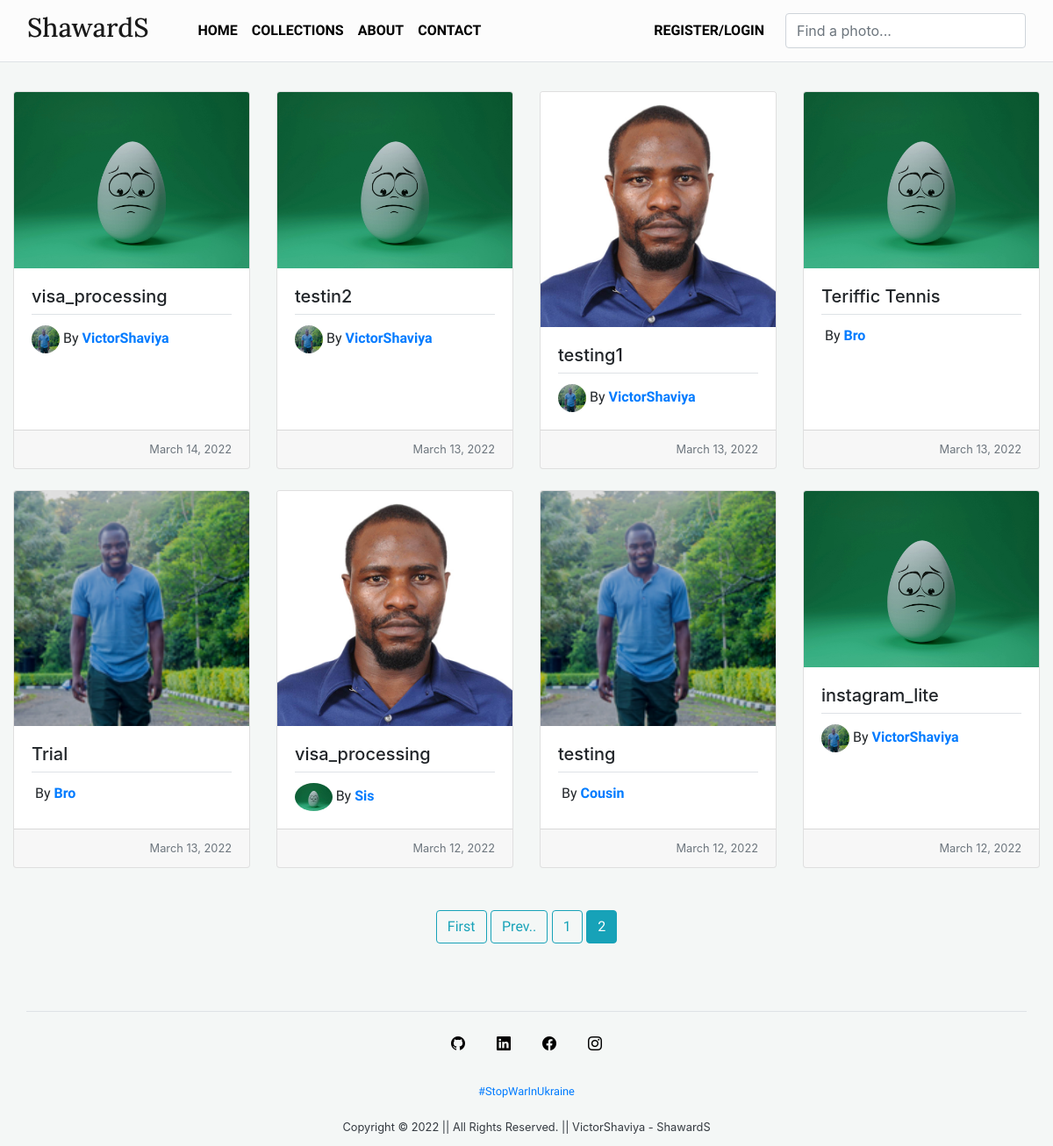
Screenshot of /?page=2 with the database file from the repository.
### blog/models.py (models this page shows, shortened)
class Post(models.Model) :
  project_name = models.CharField(max_length=50)
  date_posted = models.DateTimeField(default=timezone.now)
  author = models.ForeignKey(User, on_delete=models.CASCADE)
  image = models.ImageField(upload_to='posts/')
  class Meta :
    ordering = ['-date_posted']

### users/models.py (models this page shows, shortened)
class Profile(models.Model) :
  user = models.OneToOneField(User, on_delete=models.CASCADE)
  location = models.CharField(max_length=35)
  bio = models.CharField(max_length=150)
  profile_img = models.ImageField(default='default.jpg', upload_to='profile_images/')

### blog/views.py (the view)
# urls.py: path('', PostListView.as_view(), name='blog-home'),
class PostListView(ListView) :
  model = Post
  template_name = 'blog/home.html'
  context_object_name = 'posts'
  ordering = ['-date_posted']
  paginate_by = 8

### blog/templates/blog/home.html (shortened to what this page needs)
{% extends 'blog/base.html' %}
{% block content %}
<div class="row row-cols-1 row-cols-md-3 g-4">
  {% for post in posts %}
    <div class="col-md-3 mt-4">
      <div class="card h-100">
        <a href="{% url 'post-detail' post.id %}">
          <img src="{{ post.image.url }}" class="card-img-top" alt="{{ post.project_name }}">
        </a>
        <div class="card-body">
          <h5 class="card-title border-bottom pb-2">{{ post.project_name }}</h5>
          <p class="card-text"><img class="rounded-circle" style="height: 2em; height: 2em;" src="{{ post.author.profile.profile_img.url }}" alt="">
            By <a href="{% url 'user_posts' post.author.username %}"><strong>{{ post.author }}</strong></a>
          </p>
        </div>
        <div class="card-footer">
          <small class="text-muted" style="float: right;">{{ post.date_posted|date:'F d, Y' }}</small>
        </div>
      </div>
    </div>
  {% endfor %}
</div>
  <div class="content-section container mt-5">
    <div class="row">
      <div class="col-center-box mx-auto">
        {% if is_paginated %}
        {% if page_obj.has_previous %}
          <a href="?page=1" class="btn btn-outline-info mb-4">First</a>
          <a href="?page={{ page_obj.previous_page_number }}" class="btn btn-outline-info mb-4">Prev..</a>
        {% endif %}
        {% for num in page_obj.paginator.page_range %}
          {% if page_obj.number == num %}
            <a href="?page={{ num }}" class="btn btn-info mb-4">
              {{ num }}
            </a>
          {% elif num > page_obj.number|add:'-3' and num < page_obj.number|add:'3' %}
            <a href="?page={{ num }}" class="btn btn-outline-info mb-4">
            {{ num }}
            </a>
          {% endif %}
        {% endfor %}
        {% endif %}
      </div>
    </div>
  </div>
{% endblock content %}

### blog/static/blog/main.css (style rules this page uses)
body { background: #F4F7F6; margin-top: 5rem; }
h1, h2, h3, h4, h5, h6 { font-family: 'Old Standard TT', }
p { font-family: 'Karma', serif; }
a, button { font-family: 'Marcellus', serif; }
a { text-decoration: none; }

### rows the page displays
Post: image (placeholder picture), project_name "visa_processing", author.profile.profile_img (picture), author "VictorShaviya", date_posted "March 14, 2022"
Post: image (placeholder picture), project_name "testin2", author.profile.profile_img (picture), author "VictorShaviya", date_posted "March 13, 2022"
Post: image (picture), project_name "testing1", author.profile.profile_img (picture), author "VictorShaviya", date_posted "March 13, 2022"
Post: image (placeholder picture), project_name "Teriffic Tennis", author "Bro", date_posted "March 13, 2022"
Post: image (picture), project_name "Trial", author "Bro", date_posted "March 13, 2022"
Post: image (picture), project_name "visa_processing", author.profile.profile_img (placeholder picture), author "Sis", date_posted "March 12, 2022"
Post: image (picture), project_name "testing", author "Cousin", date_posted "March 12, 2022"
Post: image (placeholder picture), project_name "instagram_lite", author.profile.profile_img (picture), author "VictorShaviya", date_posted "March 12, 2022"

### other values shown
{{ num }} "1"
{{ num }} "2"
